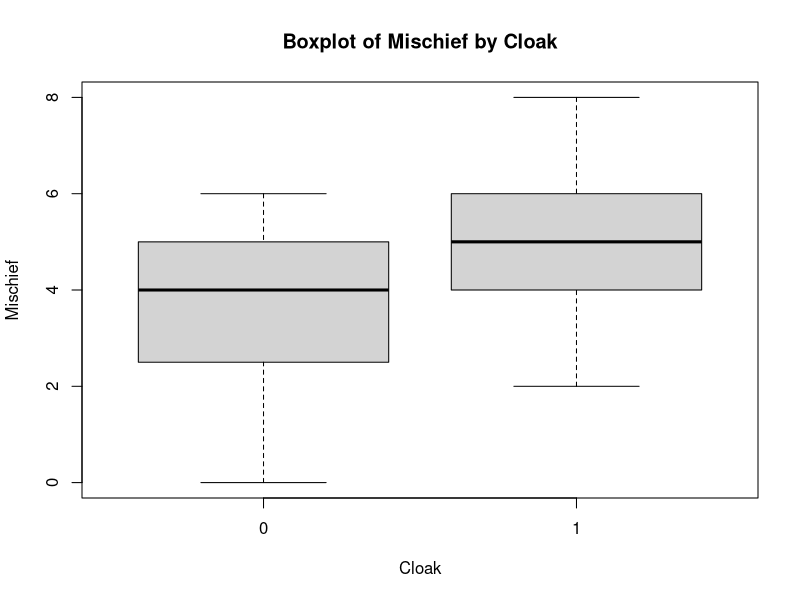

Write the R code that produced this figure.
participants <- 1:24
cloak <- c(0, 0, 0, 0, 0, 0, 0, 0, 0, 0, 0, 0, 1, 1, 1, 1, 1, 1, 1, 1, 1, 1, 1, 1)
mischief <- c(3, 1, 5, 4, 6, 4, 6, 2, 0, 5, 4, 5, 4, 3, 6, 6, 8, 5, 5, 4, 2, 5, 7, 5)

df <- data.frame(participants, cloak, mischief)
df

#assumption 1
#mischief is a continuous variable as we can see in the numeric table provided in the dataset

#assumption 2 
#the cloak is categorized into two levels, which is 0 (without cloak) and 1 (with cloak), which satisfied the assumption number 2

#assumption 3
# Each participant is assigned into one group as we can see in the dataset.

#assumption 4
# Boxplot to check for outliers
boxplot(mischief ~ cloak, data = df, main = "Boxplot of Mischief by Cloak",
        xlab = "Cloak", ylab = "Mischief")

#assumption 5
# Shapiro-Wilk test for normality
shapiro.test(df$mischief[df$cloak == 0])  # For no cloak group
shapiro.test(df$mischief[df$cloak == 1])  # For cloak group

#assumption 6

# Levene's test
# Convert cloak to a factor
df$cloak <- as.factor(df$cloak)

library(car)
leveneTest(mischief ~ cloak, data = df)

#computation
t_test_result <- t.test(mischief ~ cloak, data = df, var.equal = TRUE)

t_value <- t_test_result$statistic
df_value <- t_test_result$parameter
p_value <- t_test_result$p.value
mean_diff <- t_test_result$estimate[2] - t_test_result$estimate[1]
se_diff <- (t_test_result$stderr)
ci_lower <- t_test_result$conf.int[1]
ci_upper <- t_test_result$conf.int[2]

result_table <- data.frame(
  Mischief = "",
  t = round(t_value, 3),
  df = round(df_value, 0),
  p = round(p_value, 3),
  Mean_Difference = round(mean_diff, 3),
  SE_Difference = round(se_diff, 3),
  CI_Lower = round(ci_lower, 3),
  CI_Upper = round(ci_upper, 3)
)

print(result_table)

